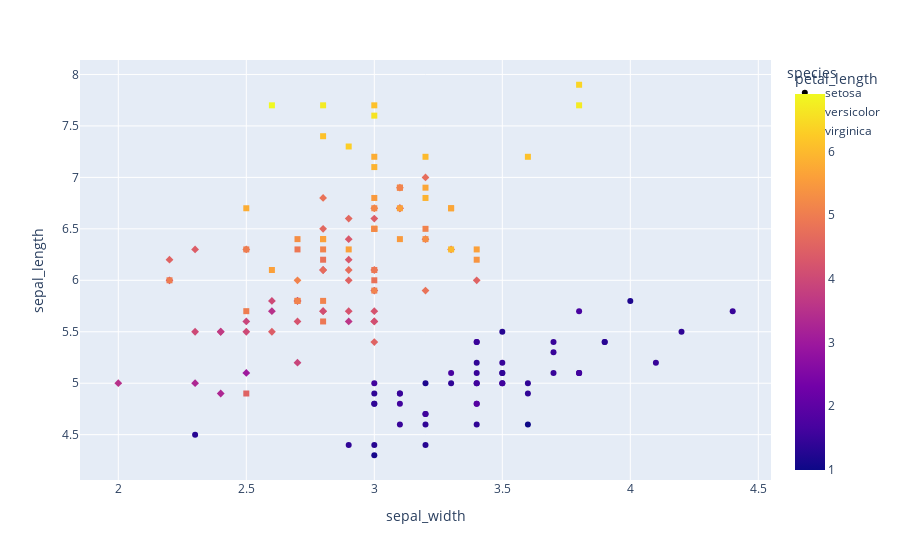

Here is the notebook cell this chart was saved with:
### Markdown cell above
#### Symbol

### Code cell
px.scatter(iris, x="sepal_width", y="sepal_length", color="petal_length", symbol="species")

### Figure 1 — Plotly figure (JSON) as saved in the notebook; plotly's stock layout.template omitted (floating-point values rounded to 4 significant figures)
{"data": [{"hovertemplate": "species=setosa<br>sepal_width=%{x}<br>sepal_length=%{y}<br>petal_length=%{marker.color}<extra></extra>", "legendgroup": "setosa", "marker": {"color": [1.4, 1.4, 1.3, 1.5, 1.4, 1.7, 1.4, 1.5, 1.4, 1.5, 1.5, 1.6, 1.4, 1.1, 1.2, 1.5, 1.3, 1.4, 1.7, 1.5, 1.7, 1.5, 1, 1.7, 1.9, 1.6, 1.6, 1.5, 1.4, 1.6, 1.6, 1.5, 1.5, 1.4, 1.5, 1.2, 1.3, 1.4, 1.3, 1.5, 1.3, 1.3, 1.3, 1.6, 1.9, 1.4, 1.6, 1.4, 1.5, 1.4], "coloraxis": "coloraxis", "symbol": "circle"}, "mode": "markers", "name": "setosa", "orientation": "v", "showlegend": true, "type": "scatter", "x": [3.5, 3, 3.2, 3.1, 3.6, 3.9, 3.4, 3.4, 2.9, 3.1, 3.7, 3.4, 3, 3, 4, 4.4, 3.9, 3.5, 3.8, 3.8, 3.4, 3.7, 3.6, 3.3, 3.4, 3, 3.4, 3.5, 3.4, 3.2, 3.1, 3.4, 4.1, 4.2, 3.1, 3.2, 3.5, 3.6, 3, 3.4, 3.5, 2.3, 3.2, 3.5, 3.8, 3, 3.8, 3.2, 3.7, 3.3], "xaxis": "x", "y": [5.1, 4.9, 4.7, 4.6, 5, 5.4, 4.6, 5, 4.4, 4.9, 5.4, 4.8, 4.8, 4.3, 5.8, 5.7, 5.4, 5.1, 5.7, 5.1, 5.4, 5.1, 4.6, 5.1, 4.8, 5, 5, 5.2, 5.2, 4.7, 4.8, 5.4, 5.2, 5.5, 4.9, 5, 5.5, 4.9, 4.4, 5.1, 5, 4.5, 4.4, 5, 5.1, 4.8, 5.1, 4.6, 5.3, 5], "yaxis": "y"}, {"hovertemplate": "species=versicolor<br>sepal_width=%{x}<br>sepal_length=%{y}<br>petal_length=%{marker.color}<extra></extra>", "legendgroup": "versicolor", "marker": {"color": [4.7, 4.5, 4.9, 4, 4.6, 4.5, 4.7, 3.3, 4.6, 3.9, 3.5, 4.2, 4, 4.7, 3.6, 4.4, 4.5, 4.1, 4.5, 3.9, 4.8, 4, 4.9, 4.7, 4.3, 4.4, 4.8, 5, 4.5, 3.5, 3.8, 3.7, 3.9, 5.1, 4.5, 4.5, 4.7, 4.4, 4.1, 4, 4.4, 4.6, 4, 3.3, 4.2, 4.2, 4.2, 4.3, 3, 4.1], "coloraxis": "coloraxis", "symbol": "diamond"}, "mode": "markers", "name": "versicolor", "orientation": "v", "showlegend": true, "type": "scatter", "x": [3.2, 3.2, 3.1, 2.3, 2.8, 2.8, 3.3, 2.4, 2.9, 2.7, 2, 3, 2.2, 2.9, 2.9, 3.1, 3, 2.7, 2.2, 2.5, 3.2, 2.8, 2.5, 2.8, 2.9, 3, 2.8, 3, 2.9, 2.6, 2.4, 2.4, 2.7, 2.7, 3, 3.4, 3.1, 2.3, 3, 2.5, 2.6, 3, 2.6, 2.3, 2.7, 3, 2.9, 2.9, 2.5, 2.8], "xaxis": "x", "y": [7, 6.4, 6.9, 5.5, 6.5, 5.7, 6.3, 4.9, 6.6, 5.2, 5, 5.9, 6, 6.1, 5.6, 6.7, 5.6, 5.8, 6.2, 5.6, 5.9, 6.1, 6.3, 6.1, 6.4, 6.6, 6.8, 6.7, 6, 5.7, 5.5, 5.5, 5.8, 6, 5.4, 6, 6.7, 6.3, 5.6, 5.5, 5.5, 6.1, 5.8, 5, 5.6, 5.7, 5.7, 6.2, 5.1, 5.7], "yaxis": "y"}, {"hovertemplate": "species=virginica<br>sepal_width=%{x}<br>sepal_length=%{y}<br>petal_length=%{marker.color}<extra></extra>", "legendgroup": "virginica", "marker": {"color": [6, 5.1, 5.9, 5.6, 5.8, 6.6, 4.5, 6.3, 5.8, 6.1, 5.1, 5.3, 5.5, 5, 5.1, 5.3, 5.5, 6.7, 6.9, 5, 5.7, 4.9, 6.7, 4.9, 5.7, 6, 4.8, 4.9, 5.6, 5.8, 6.1, 6.4, 5.6, 5.1, 5.6, 6.1, 5.6, 5.5, 4.8, 5.4, 5.6, 5.1, 5.1, 5.9, 5.7, 5.2, 5, 5.2, 5.4, 5.1], "coloraxis": "coloraxis", "symbol": "square"}, "mode": "markers", "name": "virginica", "orientation": "v", "showlegend": true, "type": "scatter", "x": [3.3, 2.7, 3, 2.9, 3, 3, 2.5, 2.9, 2.5, 3.6, 3.2, 2.7, 3, 2.5, 2.8, 3.2, 3, 3.8, 2.6, 2.2, 3.2, 2.8, 2.8, 2.7, 3.3, 3.2, 2.8, 3, 2.8, 3, 2.8, 3.8, 2.8, 2.8, 2.6, 3, 3.4, 3.1, 3, 3.1, 3.1, 3.1, 2.7, 3.2, 3.3, 3, 2.5, 3, 3.4, 3], "xaxis": "x", "y": [6.3, 5.8, 7.1, 6.3, 6.5, 7.6, 4.9, 7.3, 6.7, 7.2, 6.5, 6.4, 6.8, 5.7, 5.8, 6.4, 6.5, 7.7, 7.7, 6, 6.9, 5.6, 7.7, 6.3, 6.7, 7.2, 6.2, 6.1, 6.4, 7.2, 7.4, 7.9, 6.4, 6.3, 6.1, 7.7, 6.3, 6.4, 6, 6.9, 6.7, 6.9, 5.8, 6.8, 6.7, 6.7, 6.3, 6.5, 6.2, 5.9], "yaxis": "y"}], "layout": {"coloraxis": {"colorbar": {"title": {"text": "petal_length"}}, "colorscale": [[0, "#0d0887"], [0.1111, "#46039f"], [0.2222, "#7201a8"], [0.3333, "#9c179e"], [0.4444, "#bd3786"], [0.5556, "#d8576b"], [0.6667, "#ed7953"], [0.7778, "#fb9f3a"], [0.8889, "#fdca26"], [1, "#f0f921"]]}, "legend": {"title": {"text": "species"}, "tracegroupgap": 0}, "margin": {"t": 60}, "xaxis": {"anchor": "y", "domain": [0, 1], "title": {"text": "sepal_width"}}, "yaxis": {"anchor": "x", "domain": [0, 1], "title": {"text": "sepal_length"}}}}
